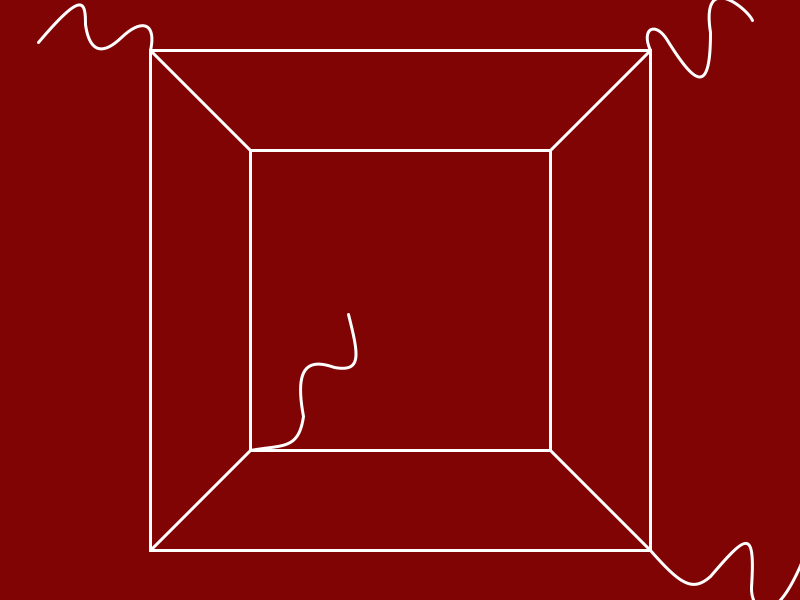
Frame 1 (no input)
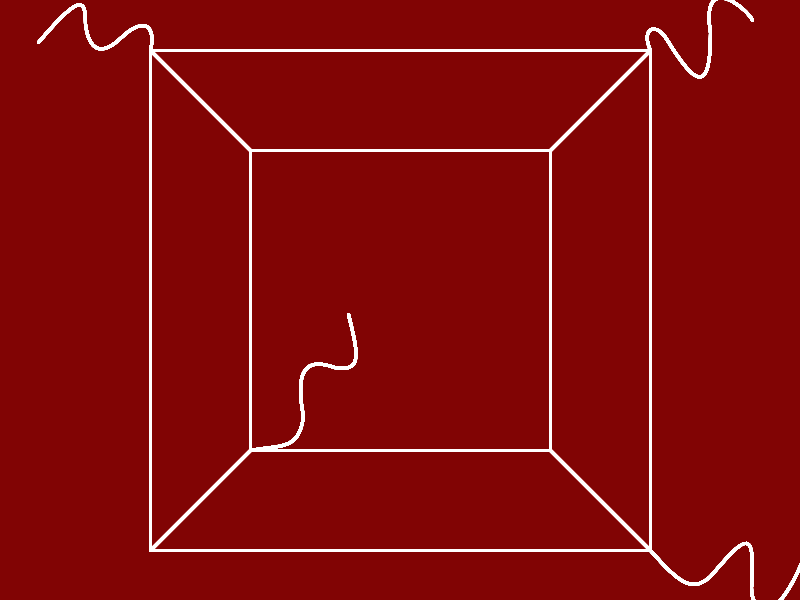
Frame 60 (the mouse pressed at the canvas centre just before this capture)
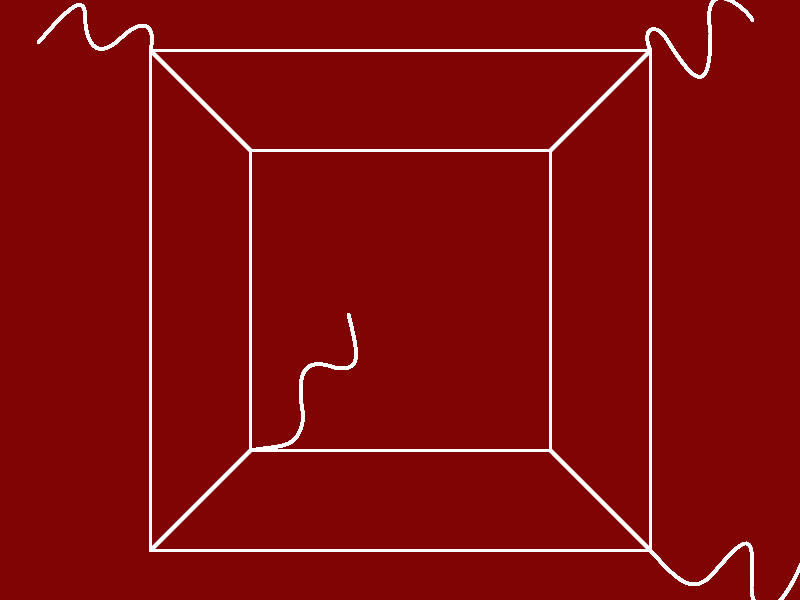
Frame 120 (the mouse held since frame 60 and released just before this capture)

The Processing sketch that drew these frames (run headless with seeded random() and noise(); from frame 60 on, the mouse is pressed at the canvas centre):

// Processing sketch: processing_20371
// ── processing_20371.pde

void setup() {
  size(800,600);
  smooth();
  background(129,4,4);
}
void draw() {
  noFill();
  stroke(255);
  strokeWeight(3);
  rect(150,50,500,500);
  rect(250,150,300,300);

  line(150,50,250,150);
  line(650,50,550,150);
  line(150,550,250,450);
  line(650,550,550,450);

  beginShape();
  vertex(250,450);
  bezierVertex(282,444,298,450, 303, 416);
  bezierVertex(294,368,306,357, 334,367);
  bezierVertex(362,372,358,354, 348,314);
  endShape();

  beginShape();
  vertex(150,50);
  bezierVertex(156,23,142,17, 121, 37);
  bezierVertex(98,59,88,46, 85, 24);
  bezierVertex(85,0,82,-10, 38, 42);
  endShape();

  beginShape();
  vertex(650,50);
  bezierVertex(640,28,655,20, 667,40);
  bezierVertex(695,85,710,95, 710,32);
  bezierVertex(700,-30,747,8, 752,20);
  endShape();

  beginShape();
  vertex(650,550);
  bezierVertex(680,584,692,592, 710,576);
  bezierVertex(746,534,755,526, 751,587);
  bezierVertex(750,610,775,638, 810,540);
  endShape();
}
